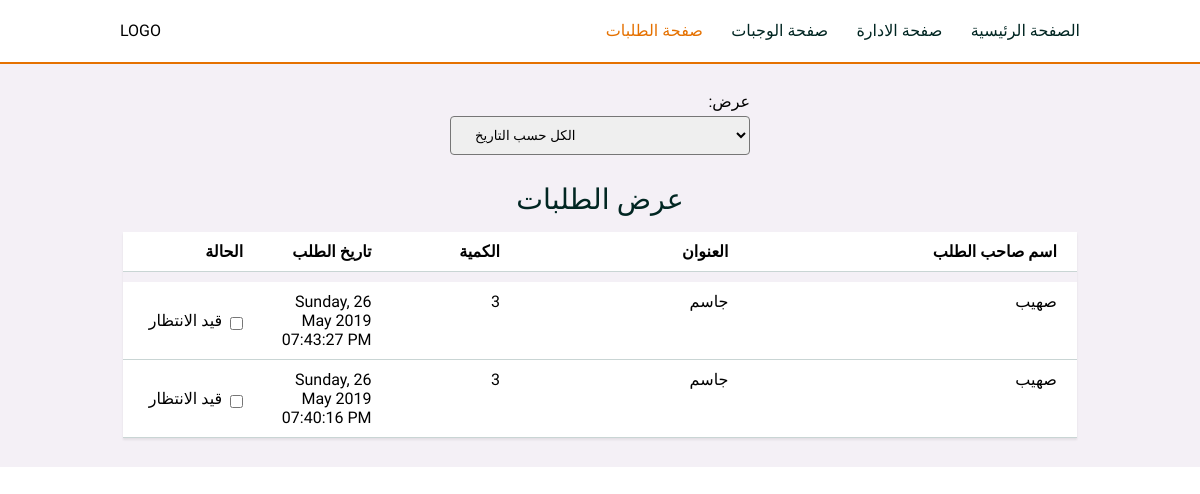
The page /admin/requests on the database as committed earlier.
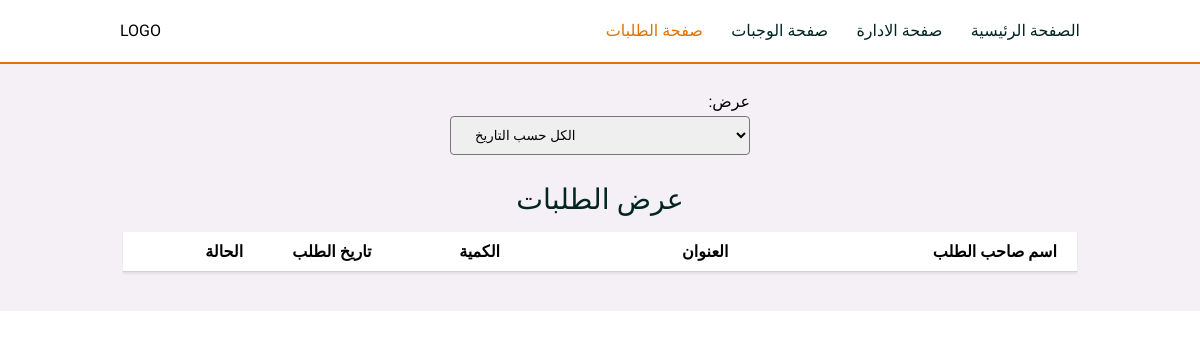
The same page on the database as committed later.
### main.py (models this page shows)
class Requests(db.Model):
    id = db.Column(db.Integer, primary_key=True, autoincrement=True)
    name_user = db.Column(db.String(50), nullable=False)
    address = db.Column(db.Text, nullable=False)
    is_active = db.Column(db.Boolean, default=False)
    amount = db.Column(db.Integer, default=1)
    request_date = db.Column(db.DateTime(
        timezone=True), default=datetime.now())
    delivery_date = db.Column(db.DateTime(
        timezone=True), onupdate=datetime.now())
    meal_id = db.Column(db.Integer, db.ForeignKey('meals.id'))

### main.py (the view)
@app.route('/admin/requests', methods=['GET', 'POST'])
def requests():
    if request.method == 'POST':
        if request.form['search-request'] == 'ok':
            requests = o.get_all_requests_by_date('ok')
            value = 'ok'
            return render_template('show-request-for-admin.html', requests=requests, value=value)
        elif request.form['search-request'] == 'waiting':
            requests = o.get_all_requests_by_date('waiting')
            value = 'waiting'
            return render_template('show-request-for-admin.html', requests=requests, value=value)
        else:
            requests = o.get_all_requests_by_date()
            value = 'date'
            return render_template('show-request-for-admin.html', requests=requests, value=value)
    elif request.method == 'GET':
        requests = o.get_all_requests_by_date()
        value = 'date'
        return render_template('show-request-for-admin.html', requests=requests, value=value)

### main.py (called while the page is built)
    def get_all_requests_by_date(self, filter_by=None):
        if filter_by == 'ok':
            x = Requests.query.filter_by(is_active=True).order_by(
                Requests.request_date.desc()).all()
        elif filter_by == 'waiting':
            x = Requests.query.filter_by(is_active=False).order_by(
                Requests.request_date.desc()).all()
        else:
            x = Requests.query.order_by(Requests.request_date.desc()).all()
        return x

### templates/show-request-for-admin.html (shortened to what this page needs)
<!DOCTYPE html>
<html lang="ar">
  <head>
    <link
      href="{{ url_for('static', filename='style/style.css') }}"
      rel="stylesheet"
    />
  </head>
  <body
    onload="document.getElementById('search-request').value = '{{ value }}'"
  >
    <header id="header">
      <p>LOGO</p>
      <nav class="header-nav">
        <a href="/">الصفحة الرئيسية</a>
        <a href="/admin">صفحة الادارة</a>
        <a href="/admin/meals">صفحة الوجبات</a>
        <a class="header-active" href="/admin/requests">صفحة الطلبات</a>
      </nav>
    </header>
    <main id="main-request">
      <form
        class="search-request-form"
        action="{{ url_for('requests') }}"
        method="POST"
      >
        <div>
          <label for="search-request">:عرض</label>
          <select
            name="search-request"
            id="search-request"
            onchange="this.form.submit();"
          >
            <option value="date">الكل حسب التاريخ</option>
          </select>
        </div>
      </form>
      <p>عرض الطلبات</p>
      <form action="{{ url_for('requests') }}" method="POST">
        <section class="request-table">
          <div class="request-table-header">
            <p>الحالة</p>
            <p>تاريخ الطلب</p>
            <p>الكمية</p>
            <p>العنوان</p>
            <p>اسم صاحب الطلب</p>
          </div>
          {% for request in requests %}
          <div>
            <div class="checkbox-status-form">
              {% if request.is_active == True %}
              <p id="{{ request.id }}">تم</p>
              <input
                type="checkbox"
                id="{{ request.id }}g"
                onchange="on_active('{{ request.id }}')"
                value="False"
                name="checkbox-status-form-{{ request.id }}"
                checked
              />
              {% else %}
              <p id="{{ request.id }}">قيد الانتظار</p>
              <input
                type="checkbox"
                id="{{ request.id }}g"
                onchange="on_active('{{ request.id }}')"
                value="False"
                name="checkbox-status-form-{{ request.id }}"
              />
              {% endif %}
            </div>
            <p>
              {{ request.request_date.strftime("%A, %d %B %Y %I:%M:%S %p") }}
            </p>
            <p>{{ request.amount }}</p>
            <p>{{ request.address }}</p>
            <p>{{ request.name_user }}</p>
          </div>
          {% endfor %}
        </section>
      </form>
    </main>
  </body>
</html>

### static/style/style.css (style rules this page uses)
* { margin: 0; padding: 0; box-sizing: border-box; }
body { min-width: min-content; font-family: "Cairo", sans-serif; }
a { text-decoration: none; white-space: nowrap; }
#header { padding: 1.333rem 10%; display: flex; justify-content: space-between; background-color: white; }
#header .header-nav { display: flex; flex-direction: row-reverse; }
#header .header-nav a { margin-right: 1.777rem; color: #012622; }
#header .header-nav a:first-of-type { margin: 0; }
#header .header-nav .header-active { color: #e57100; }
#main-request { padding: 1.777rem 10%; background: #f4f0f6; display: flex; flex-direction: column; border-top: 2px solid #e57100; align-items: center; }
#main-request .search-request-form { margin-bottom: 1.777rem; }
#main-request .search-request-form select { padding: 10px 20px; width: 300px; border-radius: 4px; cursor: pointer; }
#main-request .search-request-form label { margin-bottom: 5px; display: block; margin-left: 1rem; text-align: right; }
#main-request > p { margin-bottom: 1rem; font-size: 1.777rem; color: #012622; }
#main-request .request-table { box-shadow: 0 2px 2px #01040413; }
#main-request .request-table > div { padding: 10px 20px; display: grid; grid-template-columns: 100px 100px 100px 200px 300px; grid-column-gap: 1.777rem; text-align: right; background: white; border-bottom: #003b3636 solid 1px; }
#main-request .request-table .request-table-header { margin-bottom: 10px; font-weight: 600; }

Rows that differ between the two databases and show on the page:
removed Requests: request_date "Sunday, 26 May 2019 07:43:27 PM", amount "3", address "جاسم", name_user "صهيب"
removed Requests: request_date "Sunday, 26 May 2019 07:40:16 PM", amount "3", address "جاسم", name_user "صهيب"
